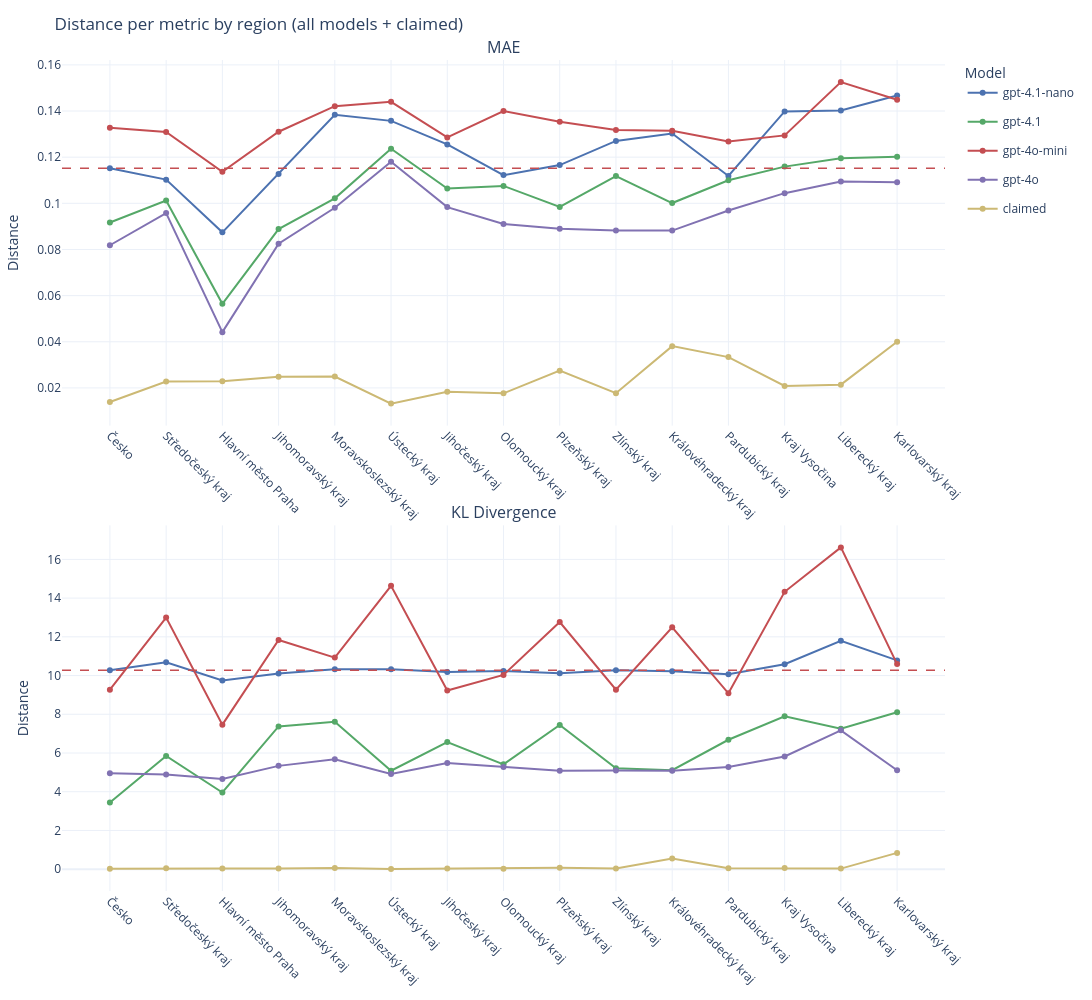

Source (notebook cell):
### Markdown cell above
## Final - one hot guess

### Code cell
panel_data, election_data, voting_results_dict = load_csv_files(voting_class=VotingPick, drop_voted_flag=True, drop_both_flag=True)
plot_distance_lines_from_voting_results(election_data,
                                        panel_data,
                                        voting_results_dict,
                                        distances=['KL Divergence', 'MAE'],
                                        ncols=1,
                                        height_per_row = 500,
                                        figure_width=1200,
                                        )

### Figure 1 — Plotly figure (JSON) as saved in the notebook; plotly's stock layout.template omitted (floating-point values rounded to 4 significant figures)
{"data": [{"hovertemplate": "Region=%{x}<br>MAE: %{y:.6g}<br>Model=gpt-4.1-nano<extra></extra>", "legendgroup": "gpt-4.1-nano", "line": {"color": "#4C72B0", "width": 2}, "mode": "lines+markers", "name": "gpt-4.1-nano", "showlegend": true, "x": ["Česko", "Středočeský kraj", "Hlavní město Praha", "Jihomoravský kraj", "Moravskoslezský kraj", "Ústecký kraj", "Jihočeský kraj", "Olomoucký kraj", "Plzeňský kraj", "Zlínský kraj", "Královéhradecký kraj", "Pardubický kraj", "Kraj Vysočina", "Liberecký kraj", "Karlovarský kraj"], "y": [0.1152, 0.1103, 0.08742, 0.1127, 0.1383, 0.1357, 0.1255, 0.1122, 0.1166, 0.127, 0.1302, 0.1118, 0.1398, 0.1402, 0.1467], "type": "scatter", "xaxis": "x", "yaxis": "y"}, {"hovertemplate": "Region=%{x}<br>MAE: %{y:.6g}<br>Model=gpt-4.1<extra></extra>", "legendgroup": "gpt-4.1", "line": {"color": "#55A868", "width": 2}, "mode": "lines+markers", "name": "gpt-4.1", "showlegend": true, "x": ["Česko", "Středočeský kraj", "Hlavní město Praha", "Jihomoravský kraj", "Moravskoslezský kraj", "Ústecký kraj", "Jihočeský kraj", "Olomoucký kraj", "Plzeňský kraj", "Zlínský kraj", "Královéhradecký kraj", "Pardubický kraj", "Kraj Vysočina", "Liberecký kraj", "Karlovarský kraj"], "y": [0.09168, 0.1012, 0.05645, 0.08882, 0.1021, 0.1237, 0.1064, 0.1075, 0.09845, 0.1118, 0.1001, 0.11, 0.1159, 0.1195, 0.1202], "type": "scatter", "xaxis": "x", "yaxis": "y"}, {"hovertemplate": "Region=%{x}<br>MAE: %{y:.6g}<br>Model=gpt-4o-mini<extra></extra>", "legendgroup": "gpt-4o-mini", "line": {"color": "#C44E52", "width": 2}, "mode": "lines+markers", "name": "gpt-4o-mini", "showlegend": true, "x": ["Česko", "Středočeský kraj", "Hlavní město Praha", "Jihomoravský kraj", "Moravskoslezský kraj", "Ústecký kraj", "Jihočeský kraj", "Olomoucký kraj", "Plzeňský kraj", "Zlínský kraj", "Královéhradecký kraj", "Pardubický kraj", "Kraj Vysočina", "Liberecký kraj", "Karlovarský kraj"], "y": [0.1327, 0.1309, 0.1137, 0.131, 0.1421, 0.144, 0.1286, 0.14, 0.1353, 0.1317, 0.1314, 0.1268, 0.1294, 0.1526, 0.1449], "type": "scatter", "xaxis": "x", "yaxis": "y"}, {"hovertemplate": "Region=%{x}<br>MAE: %{y:.6g}<br>Model=gpt-4o<extra></extra>", "legendgroup": "gpt-4o", "line": {"color": "#8172B2", "width": 2}, "mode": "lines+markers", "name": "gpt-4o", "showlegend": true, "x": ["Česko", "Středočeský kraj", "Hlavní město Praha", "Jihomoravský kraj", "Moravskoslezský kraj", "Ústecký kraj", "Jihočeský kraj", "Olomoucký kraj", "Plzeňský kraj", "Zlínský kraj", "Královéhradecký kraj", "Pardubický kraj", "Kraj Vysočina", "Liberecký kraj", "Karlovarský kraj"], "y": [0.08183, 0.09579, 0.04418, 0.08253, 0.09807, 0.118, 0.09835, 0.09105, 0.08893, 0.08819, 0.08817, 0.09687, 0.1044, 0.1095, 0.1092], "type": "scatter", "xaxis": "x", "yaxis": "y"}, {"hovertemplate": "Region=%{x}<br>MAE: %{y:.6g}<br>Model=claimed<extra></extra>", "legendgroup": "claimed", "line": {"color": "#CCB974", "width": 2}, "mode": "lines+markers", "name": "claimed", "showlegend": true, "x": ["Česko", "Středočeský kraj", "Hlavní město Praha", "Jihomoravský kraj", "Moravskoslezský kraj", "Ústecký kraj", "Jihočeský kraj", "Olomoucký kraj", "Plzeňský kraj", "Zlínský kraj", "Královéhradecký kraj", "Pardubický kraj", "Kraj Vysočina", "Liberecký kraj", "Karlovarský kraj"], "y": [0.01391, 0.0228, 0.02294, 0.02482, 0.02491, 0.0132, 0.01838, 0.01764, 0.02748, 0.01773, 0.03811, 0.03336, 0.02087, 0.02142, 0.04003], "type": "scatter", "xaxis": "x", "yaxis": "y"}, {"hovertemplate": "Region=%{x}<br>KL Divergence: %{y:.6g}<br>Model=gpt-4.1-nano<extra></extra>", "legendgroup": "gpt-4.1-nano", "line": {"color": "#4C72B0", "width": 2}, "mode": "lines+markers", "name": "gpt-4.1-nano", "showlegend": false, "x": ["Česko", "Středočeský kraj", "Hlavní město Praha", "Jihomoravský kraj", "Moravskoslezský kraj", "Ústecký kraj", "Jihočeský kraj", "Olomoucký kraj", "Plzeňský kraj", "Zlínský kraj", "Královéhradecký kraj", "Pardubický kraj", "Kraj Vysočina", "Liberecký kraj", "Karlovarský kraj"], "y": [10.28, 10.69, 9.748, 10.11, 10.33, 10.32, 10.19, 10.24, 10.11, 10.28, 10.23, 10.06, 10.59, 11.8, 10.78], "type": "scatter", "xaxis": "x2", "yaxis": "y2"}, {"hovertemplate": "Region=%{x}<br>KL Divergence: %{y:.6g}<br>Model=gpt-4.1<extra></extra>", "legendgroup": "gpt-4.1", "line": {"color": "#55A868", "width": 2}, "mode": "lines+markers", "name": "gpt-4.1", "showlegend": false, "x": ["Česko", "Středočeský kraj", "Hlavní město Praha", "Jihomoravský kraj", "Moravskoslezský kraj", "Ústecký kraj", "Jihočeský kraj", "Olomoucký kraj", "Plzeňský kraj", "Zlínský kraj", "Královéhradecký kraj", "Pardubický kraj", "Kraj Vysočina", "Liberecký kraj", "Karlovarský kraj"], "y": [3.446, 5.846, 3.959, 7.372, 7.61, 5.086, 6.562, 5.416, 7.452, 5.216, 5.111, 6.684, 7.9, 7.256, 8.102], "type": "scatter", "xaxis": "x2", "yaxis": "y2"}, {"hovertemplate": "Region=%{x}<br>KL Divergence: %{y:.6g}<br>Model=gpt-4o-mini<extra></extra>", "legendgroup": "gpt-4o-mini", "line": {"color": "#C44E52", "width": 2}, "mode": "lines+markers", "name": "gpt-4o-mini", "showlegend": false, "x": ["Česko", "Středočeský kraj", "Hlavní město Praha", "Jihomoravský kraj", "Moravskoslezský kraj", "Ústecký kraj", "Jihočeský kraj", "Olomoucký kraj", "Plzeňský kraj", "Zlínský kraj", "Královéhradecký kraj", "Pardubický kraj", "Kraj Vysočina", "Liberecký kraj", "Karlovarský kraj"], "y": [9.269, 12.99, 7.463, 11.84, 10.93, 14.63, 9.225, 10.03, 12.77, 9.269, 12.49, 9.083, 14.33, 16.62, 10.59], "type": "scatter", "xaxis": "x2", "yaxis": "y2"}, {"hovertemplate": "Region=%{x}<br>KL Divergence: %{y:.6g}<br>Model=gpt-4o<extra></extra>", "legendgroup": "gpt-4o", "line": {"color": "#8172B2", "width": 2}, "mode": "lines+markers", "name": "gpt-4o", "showlegend": false, "x": ["Česko", "Středočeský kraj", "Hlavní město Praha", "Jihomoravský kraj", "Moravskoslezský kraj", "Ústecký kraj", "Jihočeský kraj", "Olomoucký kraj", "Plzeňský kraj", "Zlínský kraj", "Královéhradecký kraj", "Pardubický kraj", "Kraj Vysočina", "Liberecký kraj", "Karlovarský kraj"], "y": [4.959, 4.893, 4.658, 5.335, 5.673, 4.917, 5.479, 5.283, 5.077, 5.092, 5.089, 5.277, 5.819, 7.169, 5.112], "type": "scatter", "xaxis": "x2", "yaxis": "y2"}, {"hovertemplate": "Region=%{x}<br>KL Divergence: %{y:.6g}<br>Model=claimed<extra></extra>", "legendgroup": "claimed", "line": {"color": "#CCB974", "width": 2}, "mode": "lines+markers", "name": "claimed", "showlegend": false, "x": ["Česko", "Středočeský kraj", "Hlavní město Praha", "Jihomoravský kraj", "Moravskoslezský kraj", "Ústecký kraj", "Jihočeský kraj", "Olomoucký kraj", "Plzeňský kraj", "Zlínský kraj", "Královéhradecký kraj", "Pardubický kraj", "Kraj Vysočina", "Liberecký kraj", "Karlovarský kraj"], "y": [0.01954, 0.04244, 0.03591, 0.03434, 0.06613, 0.01066, 0.03282, 0.01857, 0.07109, 0.039, 0.5527, 0.0535, 0.05698, 0.03021, 0.8417], "type": "scatter", "xaxis": "x2", "yaxis": "y2"}], "layout": {"xaxis": {"anchor": "y", "domain": [0.0, 1.0], "categoryorder": "array", "categoryarray": ["Česko", "Středočeský kraj", "Hlavní město Praha", "Jihomoravský kraj", "Moravskoslezský kraj", "Ústecký kraj", "Jihočeský kraj", "Olomoucký kraj", "Plzeňský kraj", "Zlínský kraj", "Královéhradecký kraj", "Pardubický kraj", "Kraj Vysočina", "Liberecký kraj", "Karlovarský kraj"], "tickangle": 45}, "yaxis": {"anchor": "x", "domain": [0.56, 1.0], "title": {"text": "Distance"}}, "xaxis2": {"anchor": "y2", "domain": [0.0, 1.0], "categoryorder": "array", "categoryarray": ["Česko", "Středočeský kraj", "Hlavní město Praha", "Jihomoravský kraj", "Moravskoslezský kraj", "Ústecký kraj", "Jihočeský kraj", "Olomoucký kraj", "Plzeňský kraj", "Zlínský kraj", "Královéhradecký kraj", "Pardubický kraj", "Kraj Vysočina", "Liberecký kraj", "Karlovarský kraj"], "tickangle": 45}, "yaxis2": {"anchor": "x2", "domain": [0.0, 0.44], "title": {"text": "Distance"}}, "annotations": [{"font": {"size": 16}, "showarrow": false, "text": "MAE", "x": 0.5, "xanchor": "center", "xref": "paper", "y": 1.0, "yanchor": "bottom", "yref": "paper"}, {"font": {"size": 16}, "showarrow": false, "text": "KL Divergence", "x": 0.5, "xanchor": "center", "xref": "paper", "y": 0.44, "yanchor": "bottom", "yref": "paper"}], "shapes": [{"line": {"color": "#C44E52", "dash": "dash", "width": 1.5}, "type": "line", "x0": 0, "x1": 1, "xref": "x domain", "y0": 0.1152, "y1": 0.1152, "yref": "y"}, {"line": {"color": "#C44E52", "dash": "dash", "width": 1.5}, "type": "line", "x0": 0, "x1": 1, "xref": "x2 domain", "y0": 10.28, "y1": 10.28, "yref": "y2"}], "title": {"text": "Distance per metric by region (all models + claimed)"}, "legend": {"title": {"text": "Model"}}, "margin": {"l": 60, "r": 20, "t": 60, "b": 60}, "height": 1000, "width": 1200, "showlegend": true, "hovermode": "x unified"}}
